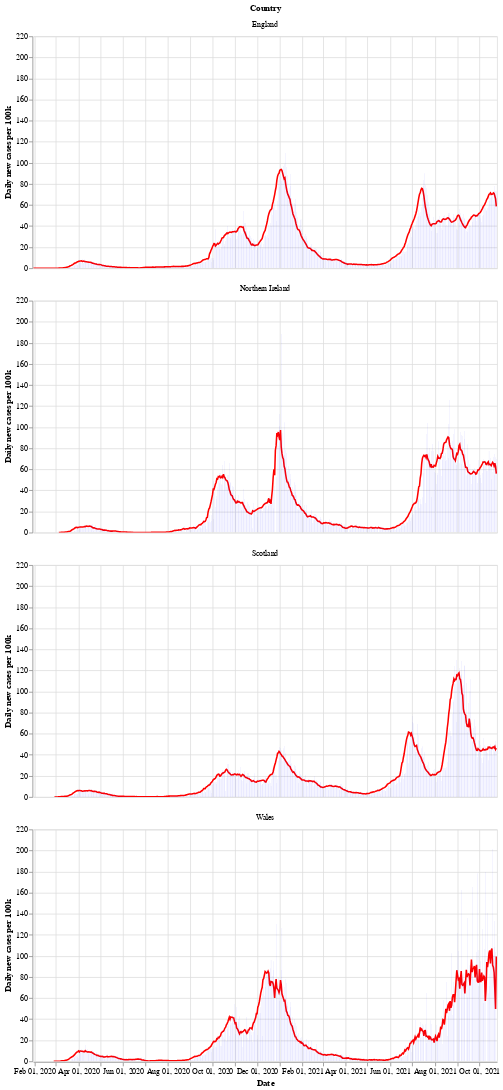

The code cell stored with this chart in its notebook:
### Markdown cell above
Next is a bar chart of the number of new cases in each country (per 100k population), with the 7 day moving average of cases. Again we see that Wales saw a longer period of raising and falling cases compared to the other countries.

After a period of cases falling, each nation is now seeing a rise in the number of cases - especially in Wales.

### Code cell
# collapse
bars = alt.Chart(uk_cases).mark_bar().encode(
    x=alt.X("yearmonthdate(date):T", axis=alt.Axis(title='Date')),
    y=alt.Y("newCasesRate:Q", axis=alt.Axis(title='Daily new cases per 100k')),
    tooltip='newCasesRate',
    color=alt.condition(
        alt.datum.dailyChange > 0,
        alt.value("orange"),  # The positive color
        alt.value("blue")  # The negative color
    )
).properties(title='New cases per 100k population with rolling 7 day average', width=600).interactive()
line = alt.Chart(uk_cases).mark_line(
    color='red',
    size=2,
).transform_window(
    rolling_mean='mean(newCasesRate)',
    frame=[0, 7],
    groupby=['areaName']
).encode(
    x='yearmonthdate(date):T',
    y='rolling_mean:Q'
)
alt.layer(line, bars, data=uk_cases).facet(alt.Row('areaName', title='Country'), columns=1)

### Figure 1 — Vega-Lite specification as saved in the notebook (floating-point values rounded to 4 significant figures; data arrays with more than 128 entries replaced by an {"elided": "..."} marker saying what was removed)
{"config": {"view": {"continuousWidth": 400, "continuousHeight": 300}}, "data": {"name": "data-e22c2e41ca47df33bf915bcae83ce341"}, "facet": {"type": "nominal", "field": "areaName", "title": "Country"}, "spec": {"layer": [{"mark": {"type": "line", "color": "red", "size": 2}, "encoding": {"x": {"type": "temporal", "field": "date", "timeUnit": "yearmonthdate"}, "y": {"type": "quantitative", "field": "rolling_mean"}}, "transform": [{"window": [{"op": "mean", "field": "newCasesRate", "as": "rolling_mean"}], "frame": [0, 7], "groupby": ["areaName"]}]}, {"mark": "bar", "encoding": {"color": {"condition": {"value": "orange", "test": "(datum.dailyChange > 0)"}, "value": "blue"}, "tooltip": {"type": "quantitative", "field": "newCasesRate"}, "x": {"type": "temporal", "axis": {"title": "Date"}, "field": "date", "timeUnit": "yearmonthdate"}, "y": {"type": "quantitative", "axis": {"title": "Daily new cases per 100k"}, "field": "newCasesRate"}}, "selection": {"selector002": {"type": "interval", "bind": "scales", "encodings": ["x", "y"]}}, "title": "New cases per 100k population with rolling 7 day average", "width": 600}]}, "columns": 1, "$schema": "https://vega.github.io/schema/vega-lite/v4.8.1.json", "datasets": {"data-e22c2e41ca47df33bf915bcae83ce341": {"elided": "2444 records"}}}
